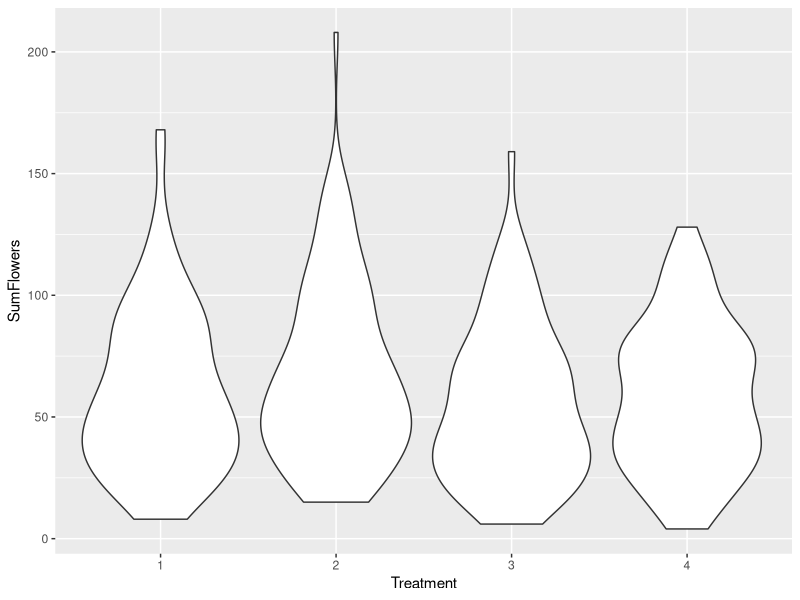

Here is the R script that generated this plot:
#load data
mgdat <- read.csv("Data/mg_ghsoil.csv")


#load packages
library(dplyr) #data management
library(ggplot2) #plotting

#clean data
mgdat <- mgdat %>% mutate_each(funs(factor), Genotype, Treatment, Replicate)

#explore data
tbl_df(mgdat)
glimpse(mgdat)


#flower color genotype by phenotype
with(mgdat, table(ColorbyPhenotype, ColorbyGenotype))

#new variable that is just simply color - no dark or lights, etc (Pink, Purple, White)


#explore flowering
mgdat %>% group_by(Treatment, Color) %>% summarise_each(funs(mean), DOFF, DurationFlowering, SumFlowers)

ggplot(data= mgdat, aes(x = Treatment, y = SumFlowers)) + geom_violin()
       